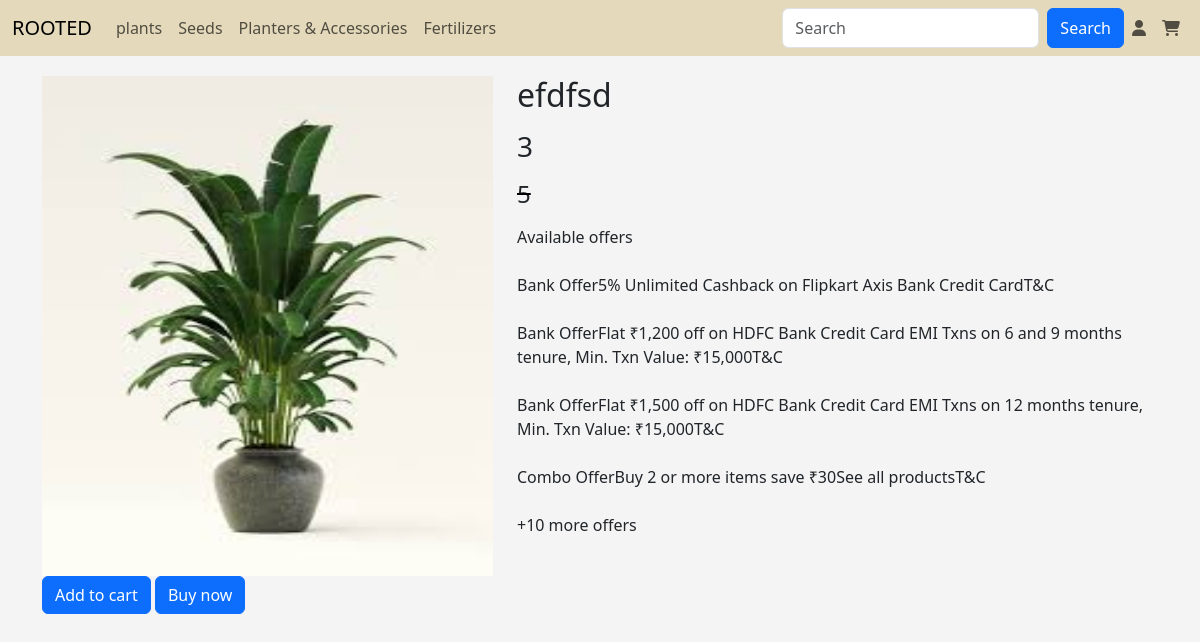
The page /view_pro/6 on the database its author committed.
### app/models.py (models this page shows)
class Plants(models.Model):
    p_id=models.TextField()
    name=models.TextField()
    p_catg=models.TextField()
    p_dis=models.TextField()
    price=models.IntegerField()
    offer_price=models.IntegerField()
    img=models.FileField()
    img2=models.FileField()

### app/views.py (the view)
# urls.py: path('view_pro/<pid>',views.view_pro),
def view_pro(req,pid):
    data=Plants.objects.get(pk=pid)
    return render(req,'user/view_pro.html',{'data':data})

### templates/user/view_pro.html (shortened to what this page needs)
<!DOCTYPE html>
<html lang="en">
<head>
    {% load static %}
    <link rel="stylesheet" href="https://cdnjs.cloudflare.com/ajax/libs/font-awesome/6.6.0/css/all.min.css">
    <link href="https://cdn.jsdelivr.net/npm/bootstrap@5.3.3/dist/css/bootstrap.min.css" rel="stylesheet">
    <link rel="stylesheet" href="{% static 'css/style.css'%}">
</head>
<body>
<nav class="navbar navbar-expand-sm " id="navb">
    <div class="container-fluid">
      <a class="navbar-brand" href="#">ROOTED</a>
      <div class="collapse navbar-collapse" id="collapsibleNavbar">
        <ul class="navbar-nav me-auto">
          <li class="nav-item" id="dropdown">
            <a href="" class="nav-link" id="dropbtn"> plants
            </a>
          </li>
          <li class="nav-item" id="dropdown">
            <a href="" class="nav-link" id="dropbtn">Seeds
            </a>
          </li>
          <li class="nav-item" id="dropdown">
            <a href="" class="nav-link" id="dropbtn"> Planters & Accessories
            </a>
          </li>
          <li class="nav-item" >
            <a href="" class="nav-link" id="dropbtn"> Fertilizers
            </a>
          </li>
        </ul>
        <form class="d-flex">
          <input class="form-control me-2" type="text" placeholder="Search">
          <button class="btn btn-primary" type="button">Search</button>
          <ul class="navbar-nav me-auto">
            <li class="nav-item">
              <a class="nav-link" href="m_login"><i class="fa-solid fa-user"></i></a>
            </li>
            <li class="nav-item" >
              <a class="nav-link" href="view_cart"><i class="fa-solid fa-cart-shopping"></i></a>
            </li>
          </ul>
        </form>
      </div>
    </div>
  </nav>
    <div class="container" style="margin-top: 20px;">
        <div class="row">
            <div class="col-lg-5">
                <img src="{{data.img.url}}" alt="" style="width: 100%; height: 500px;" >
                <a href="../add_to_cart/{{data.pk}}"><button type="button" class="btn btn-primary" >Add to cart</button></a>
                <a href="../user_buy/{{i.pk}}"><button type="button" class="btn btn-primary" >Buy now</button></a>
            </div>
            <div class="col-lg-7">
                <h2>{{data.name}}</h2>
                 <p><h3>{{data.offer_price}}</h3></p>
                 <p ><h4 class="offr">{{data.price}}</h4></p>
                 <p>
                    Available offers <br> <br>
Bank Offer5% Unlimited Cashback on Flipkart Axis Bank Credit CardT&C <br> <br>
Bank OfferFlat ₹1,200 off on HDFC Bank Credit Card EMI Txns on 6 and 9 months tenure, Min. Txn Value: ₹15,000T&C <br><br>
Bank OfferFlat ₹1,500 off on HDFC Bank Credit Card EMI Txns on 12 months tenure, Min. Txn Value: ₹15,000T&C <br><br>
Combo OfferBuy 2 or more items save ₹30See all productsT&C <br><br>
+10 more offers <br><br>
                 </p>
            </div>
        </div>
    </div>
</body>
</html>

### static/css/style.css (style rules this page uses)
body { background-color: #f4f4f4; }
#navb { background-color: #e4dabb; }
.navbar-nav { display:flex; align-content: center; }
#dropdown { float: left; overflow: hidden; }

### templates/user/view_pro.html (style rules this page uses)
.offr { text-decoration-line: line-through; text-decoration-color: black; }

### rows shown on the page
Plants: img (picture), name "efdfsd", offer_price "3", price "5"
